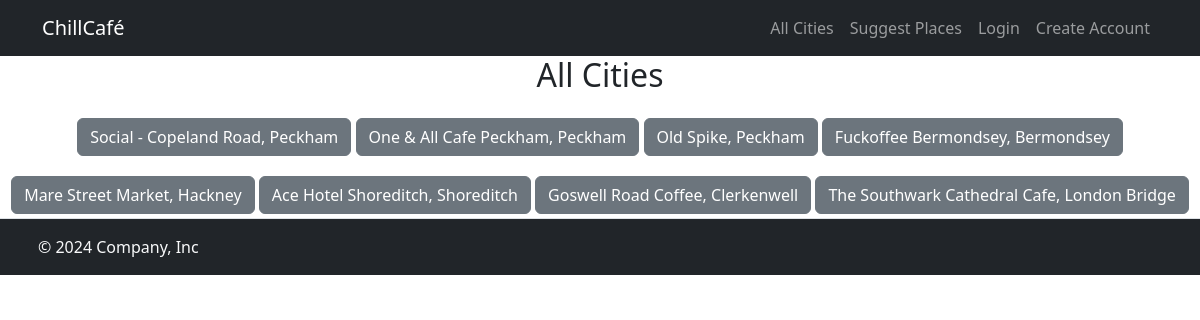
The page /view-all on the database its author committed.
### app.py (models this page shows)
class Cafes(db.Model):
    id = db.Column(db.Integer, primary_key=True)
    name = db.Column(db.String, unique=True, nullable=False)
    map_url = db.Column(db.String, nullable=False)
    img_url = db.Column(db.String, nullable=False)
    location = db.Column(db.String, nullable=False)
    has_sockets = db.Column(db.Boolean, nullable=False)
    has_toilet = db.Column(db.Boolean, nullable=False)
    has_wifi = db.Column(db.Boolean, nullable=False)
    can_take_calls = db.Column(db.Boolean, nullable=False)
    seats = db.Column(db.String, nullable=False)
    coffee_price = db.Column(db.Float, nullable=False)
    verified = db.Column(db.Boolean, nullable=False)
    user_comment = db.relationship('CommentReviews', backref='cafes', cascade="all, delete-orphan", lazy=True)

### app.py (the view)
@app.route('/view-all')
def view_all_cafe():
    all_cafe = db.session.execute(db.select(Cafes).filter_by(verified=True)).scalars()
    return render_template('all-places.html', all_cafe=all_cafe)

### templates/all-places.html
{% include 'header.html' %}
<div class="text-center justify-content-center">
    <div>
        <h2>All Cities</h2>
    </div>
    {% for cafe in all_cafe %}
    <a type="button" class="btn btn-secondary mt-3 mb-1" href="{{url_for('view_place', place_id=cafe.id)}}">{{cafe.name}}, {{cafe.location}}</a>
    {% endfor %}
</div>
{% include 'footer.html' %}

### templates/header.html (shortened to what this page needs)
<!doctype html>
<html lang="en">
  <head>
    <link rel="stylesheet" href="https://cdn.jsdelivr.net/npm/bootstrap-icons@1.11.3/font/bootstrap-icons.min.css">
    <link href="https://cdn.jsdelivr.net/npm/bootstrap@5.3.3/dist/css/bootstrap.min.css" rel="stylesheet">
    <link rel="stylesheet" href="static/style.css">
    <link rel="stylesheet" type="text/css" href="static/style.css" />
  </head>
  <body>
    <nav class="navbar navbar-expand-lg navbar-dark bg-dark">
        <div class="container">
          <a class="navbar-brand" href="{{url_for('home')}}">ChillCafé</a>
          <div class="collapse navbar-collapse justify-content-end" id="navbarNavAltMarkup">
            <div class="navbar-nav">
              <a class="nav-link" aria-current="page" href="{{url_for('view_all_cafe')}}">All Cities</a>
              <a class="nav-link" href="{{url_for('add_location')}}">Suggest Places</a>
              {% if current_user.is_authenticated %}
              <a class="nav-link" href="{{url_for('logout')}}">Logout</a>
              {% if current_user.id==1 %}
              <a class="nav-link" href="{{url_for('inbox')}}">Inbox</a>
              {% endif %}
              {% else %}
              <a class="nav-link" href="{{url_for('login')}}">Login</a>
              <a class="nav-link" href="{{url_for('register_account')}}">Create Account</a>
              {% endif %}
            </div>
          </div>
        </div>
    </nav>

### templates/footer.html (shortened to what this page needs)
<div class="wrapper">
    <footer class="d-flex flex-wrap justify-content-between align-items-center py-3 border-top bg-dark">
        <div class="col-md-4 d-flex align-items-center">
            <a href="/" class="mb-3 me-2 mb-md-0 text-light text-decoration-none lh-1">
                <svg class="bi" width="30" height="24"><use xlink:href="#bootstrap"></use></svg>
            </a>
            <span class="mb-3 mb-md-0 text-light">© 2024 Company, Inc</span>
        </div>
    </footer>
</div>

### static/style.css (style rules this page uses)
html, body { height: 100%; margin: 0; padding: 0; }

### rows shown on the page
Cafes: name "Social - Copeland Road", location "Peckham"
Cafes: name "One & All Cafe Peckham", location "Peckham"
Cafes: name "Old Spike", location "Peckham"
Cafes: name "Fuckoffee Bermondsey", location "Bermondsey"
Cafes: name "Mare Street Market", location "Hackney"
Cafes: name "Ace Hotel Shoreditch", location "Shoreditch"
Cafes: name "Goswell Road Coffee", location "Clerkenwell"
Cafes: name "The Southwark Cathedral Cafe", location "London Bridge"
